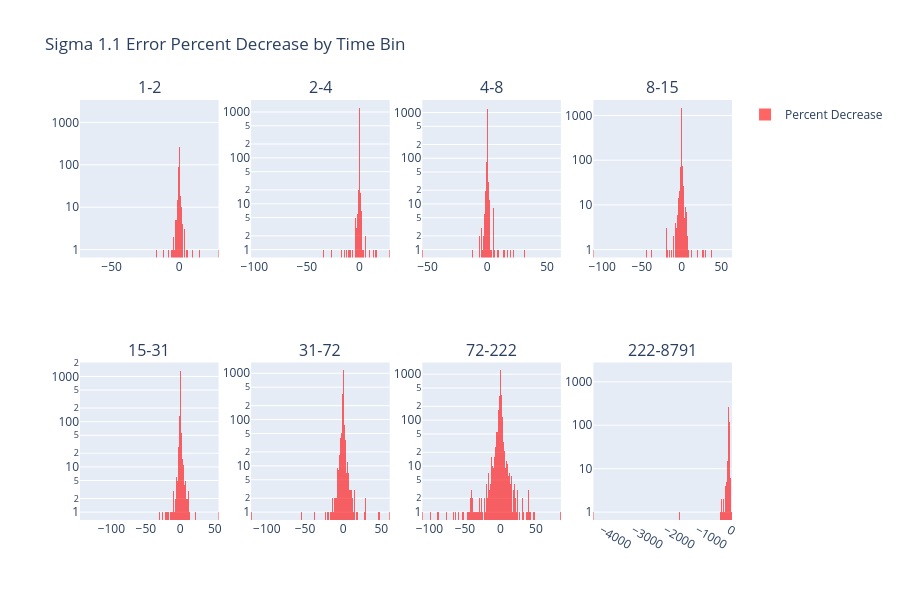

Write notebook code for a chart like this one.
### Code cell
error_change_proportion_by_time_bin(S1_1_unary, data[1.1][0]['static_info'])

### Figure 1 — Plotly figure (JSON) as saved in the notebook; plotly's stock layout.template omitted (floating-point values rounded to 4 significant figures; data arrays with more than 128 entries replaced by an {"elided": "..."} marker saying what was removed)
{"data": [{"marker": {"color": "red"}, "name": "Percent Decrease", "opacity": 0.6, "showlegend": true, "type": "histogram", "x": {"elided": "5349 float values"}, "xaxis": "x", "yaxis": "y"}, {"marker": {"color": "red"}, "name": "Percent Decrease", "opacity": 0.6, "showlegend": false, "type": "histogram", "x": {"elided": "3379 float values"}, "xaxis": "x2", "yaxis": "y2"}, {"marker": {"color": "red"}, "name": "Percent Decrease", "opacity": 0.6, "showlegend": false, "type": "histogram", "x": {"elided": "3887 float values"}, "xaxis": "x3", "yaxis": "y3"}, {"marker": {"color": "red"}, "name": "Percent Decrease", "opacity": 0.6, "showlegend": false, "type": "histogram", "x": {"elided": "3820 float values"}, "xaxis": "x4", "yaxis": "y4"}, {"marker": {"color": "red"}, "name": "Percent Decrease", "opacity": 0.6, "showlegend": false, "type": "histogram", "x": {"elided": "3890 float values"}, "xaxis": "x5", "yaxis": "y5"}, {"marker": {"color": "red"}, "name": "Percent Decrease", "opacity": 0.6, "showlegend": false, "type": "histogram", "x": {"elided": "3993 float values"}, "xaxis": "x6", "yaxis": "y6"}, {"marker": {"color": "red"}, "name": "Percent Decrease", "opacity": 0.6, "showlegend": false, "type": "histogram", "x": {"elided": "4002 float values"}, "xaxis": "x7", "yaxis": "y7"}, {"marker": {"color": "red"}, "name": "Percent Decrease", "opacity": 0.6, "showlegend": false, "type": "histogram", "x": {"elided": "4033 float values"}, "xaxis": "x8", "yaxis": "y8"}], "layout": {"annotations": [{"font": {"size": 16}, "showarrow": false, "text": "1-2", "x": 0.1062, "xanchor": "center", "xref": "paper", "y": 1, "yanchor": "bottom", "yref": "paper"}, {"font": {"size": 16}, "showarrow": false, "text": "2-4", "x": 0.3688, "xanchor": "center", "xref": "paper", "y": 1, "yanchor": "bottom", "yref": "paper"}, {"font": {"size": 16}, "showarrow": false, "text": "4-8", "x": 0.6313, "xanchor": "center", "xref": "paper", "y": 1, "yanchor": "bottom", "yref": "paper"}, {"font": {"size": 16}, "showarrow": false, "text": "8-15", "x": 0.8938, "xanchor": "center", "xref": "paper", "y": 1, "yanchor": "bottom", "yref": "paper"}, {"font": {"size": 16}, "showarrow": false, "text": "15-31", "x": 0.1062, "xanchor": "center", "xref": "paper", "y": 0.375, "yanchor": "bottom", "yref": "paper"}, {"font": {"size": 16}, "showarrow": false, "text": "31-72", "x": 0.3688, "xanchor": "center", "xref": "paper", "y": 0.375, "yanchor": "bottom", "yref": "paper"}, {"font": {"size": 16}, "showarrow": false, "text": "72-222", "x": 0.6313, "xanchor": "center", "xref": "paper", "y": 0.375, "yanchor": "bottom", "yref": "paper"}, {"font": {"size": 16}, "showarrow": false, "text": "222-8791", "x": 0.8938, "xanchor": "center", "xref": "paper", "y": 0.375, "yanchor": "bottom", "yref": "paper"}], "barmode": "overlay", "height": 600, "title": {"text": "Sigma 1.1 Error Percent Decrease by Time Bin"}, "xaxis": {"anchor": "y", "domain": [0, 0.2125]}, "xaxis2": {"anchor": "y2", "domain": [0.2625, 0.475]}, "xaxis3": {"anchor": "y3", "domain": [0.525, 0.7375]}, "xaxis4": {"anchor": "y4", "domain": [0.7875, 1]}, "xaxis5": {"anchor": "y5", "domain": [0, 0.2125]}, "xaxis6": {"anchor": "y6", "domain": [0.2625, 0.475]}, "xaxis7": {"anchor": "y7", "domain": [0.525, 0.7375]}, "xaxis8": {"anchor": "y8", "domain": [0.7875, 1]}, "yaxis": {"anchor": "x", "domain": [0.625, 1], "type": "log"}, "yaxis2": {"anchor": "x2", "domain": [0.625, 1], "type": "log"}, "yaxis3": {"anchor": "x3", "domain": [0.625, 1], "type": "log"}, "yaxis4": {"anchor": "x4", "domain": [0.625, 1], "type": "log"}, "yaxis5": {"anchor": "x5", "domain": [0, 0.375], "type": "log"}, "yaxis6": {"anchor": "x6", "domain": [0, 0.375], "type": "log"}, "yaxis7": {"anchor": "x7", "domain": [0, 0.375], "type": "log"}, "yaxis8": {"anchor": "x8", "domain": [0, 0.375], "type": "log"}}}
